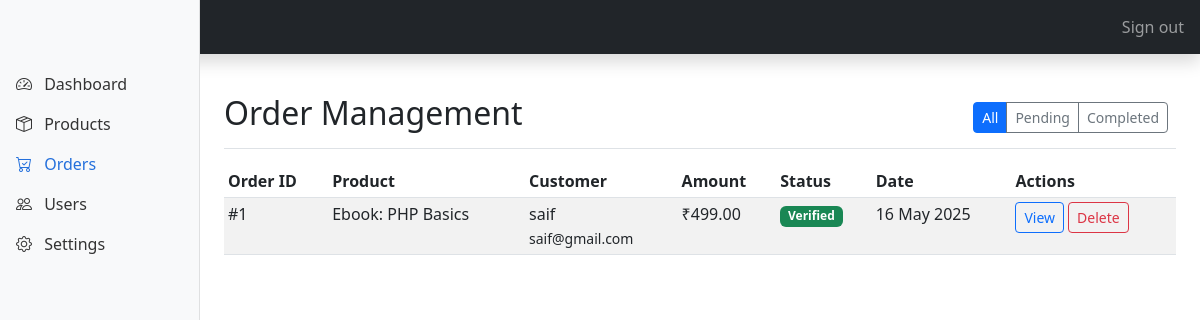
/admin/orders.php (signed in), run on an earlier commit of the app's database.
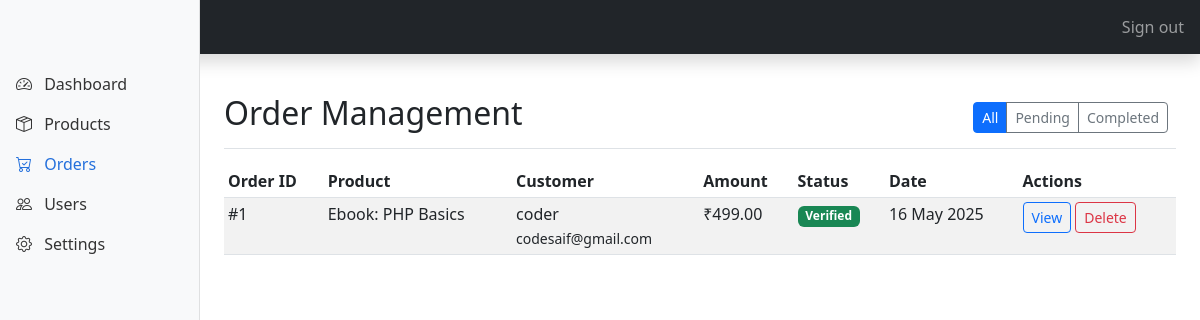
And on a later commit of the database.
### tables this page shows
CREATE TABLE `orders` (
  `id` int(11) NOT NULL,
  `product_id` int(11) DEFAULT NULL,
  `name` varchar(100) DEFAULT NULL,
  `email` varchar(100) DEFAULT NULL,
  `phone` varchar(20) DEFAULT NULL,
  `payment_screenshot` varchar(255) DEFAULT NULL,
  `is_verified` tinyint(1) DEFAULT 0,
  `created_at` timestamp NOT NULL DEFAULT current_timestamp()
);

CREATE TABLE `products` (
  `id` int(11) NOT NULL,
  `title` varchar(255) NOT NULL,
  `description` text DEFAULT NULL,
  `price` decimal(10,2) NOT NULL,
  `file_url` varchar(255) DEFAULT NULL,
  `created_at` timestamp NOT NULL DEFAULT current_timestamp(),
  `is_featured` tinyint(1) DEFAULT 0
);

### admin/orders.php (the view, shortened to what this page needs)
<?php
require_once('includes/admin_header.php');
$filter = isset($_GET['filter']) ? $_GET['filter'] : 'all';
$where = '';
$orders = mysqli_query($conn, "
    SELECT o.*, p.title as product_name, p.price
    FROM orders o
    JOIN products p ON o.product_id = p.id
    $where
    ORDER BY o.created_at DESC
");
?>
<div class="d-flex justify-content-between flex-wrap flex-md-nowrap align-items-center pt-3 pb-2 mb-3 border-bottom">
    <h1 class="h2">Order Management</h1>
    <div class="btn-toolbar mb-2 mb-md-0">
        <div class="btn-group me-2">
            <a href="orders.php?filter=all" class="btn btn-sm <?= $filter == 'all' ? 'btn-primary' : 'btn-outline-secondary' ?>">All</a>
            <a href="orders.php?filter=pending" class="btn btn-sm <?= $filter == 'pending' ? 'btn-primary' : 'btn-outline-secondary' ?>">Pending</a>
            <a href="orders.php?filter=completed" class="btn btn-sm <?= $filter == 'completed' ? 'btn-primary' : 'btn-outline-secondary' ?>">Completed</a>
        </div>
    </div>
</div>
<?php if (isset($_GET['action']) && $_GET['action'] == 'view'): ?>
<div class="card mb-4">
    <div class="card-body">
        <h4 class="card-title">Order #<?= $order['id'] ?></h4>
        <div class="row mb-4">
            <div class="col-md-6">
                <h5>Customer Details</h5>
                <p>
                    <strong>Name:</strong> <?= $order['name'] ?><br>
                    <strong>Email:</strong> <?= $order['email'] ?><br>
                    <strong>Phone:</strong> <?= $order['phone'] ?><br>
                    <strong>Order Date:</strong> <?= date('d M Y H:i', strtotime($order['created_at'])) ?>
                </p>
            </div>
            <div class="col-md-6">
                <h5>Product Details</h5>
                <p>
                    <strong>Product:</strong> <?= $order['product_name'] ?><br>
                    <strong>Amount:</strong> ₹<?= number_format($order['price'], 2) ?><br>
                    <strong>Status:</strong>
                    <?php if ($order['is_verified']): ?>
                        <span class="badge bg-success">Verified</span>
                    <?php else: ?>
                        <span class="badge bg-warning text-dark">Pending</span>
                    <?php endif; ?>
                </p>
            </div>
        </div>
        <h5>Payment Proof</h5>
        <img src="../../uploads/payments/<?= $order['payment_screenshot'] ?>" class="img-fluid mb-3" style="max-height: 300px;">
        <div class="d-flex gap-2">
            <?php if (!$order['is_verified']): ?>
                <a href="orders.php?action=verify&id=<?= $order['id'] ?>" class="btn btn-success">Verify Payment</a>
            <?php endif; ?>
            <a href="orders.php" class="btn btn-secondary">Back to Orders</a>
        </div>
    </div>
</div>
<?php else: ?>
<div class="table-responsive">
    <table class="table table-striped table-sm">
        <thead>
            <tr>
                <th>Order ID</th>
                <th>Product</th>
                <th>Customer</th>
                <th>Amount</th>
                <th>Status</th>
                <th>Date</th>
                <th>Actions</th>
            </tr>
        </thead>
        <tbody>
            <?php while ($order = mysqli_fetch_assoc($orders)): ?>
            <tr>
                <td>#<?= $order['id'] ?></td>
                <td><?= $order['product_name'] ?></td>
                <td><?= $order['name'] ?><br><small><?= $order['email'] ?></small></td>
                <td>₹<?= number_format($order['price'], 2) ?></td>
                <td>
                    <?php if ($order['is_verified']): ?>
                        <span class="badge bg-success">Verified</span>
                    <?php else: ?>
                        <span class="badge bg-warning text-dark">Pending</span>
                    <?php endif; ?>
                </td>
                <td><?= date('d M Y', strtotime($order['created_at'])) ?></td>
                <td>
                    <div class="d-flex gap-1">
                        <a href="orders.php?action=view&id=<?= $order['id'] ?>" class="btn btn-sm btn-outline-primary">View</a>
                        <a href="orders.php?action=delete&id=<?= $order['id'] ?>" class="btn btn-sm btn-outline-danger" onclick="return confirm('Delete this order?')">Delete</a>
                    </div>
                </td>
            </tr>
            <?php endwhile; ?>
        </tbody>
    </table>
</div>
<?php endif; ?>
<?php require_once('includes/admin_footer.php'); ?>

What changed in the data, as far as the page shows it:
changed orders "Ebook: PHP Basics": name "saif" → "coder"; email "saif@gmail.com" → "codesaif@gmail.com"
